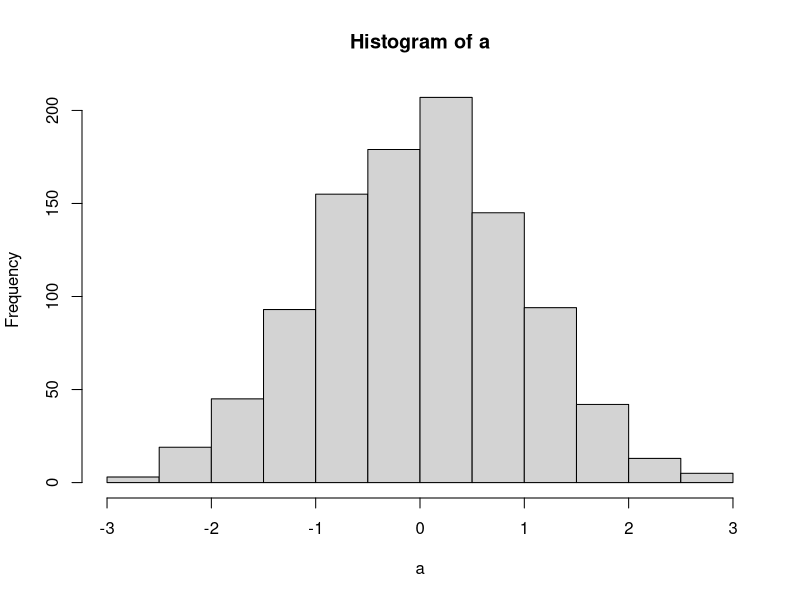
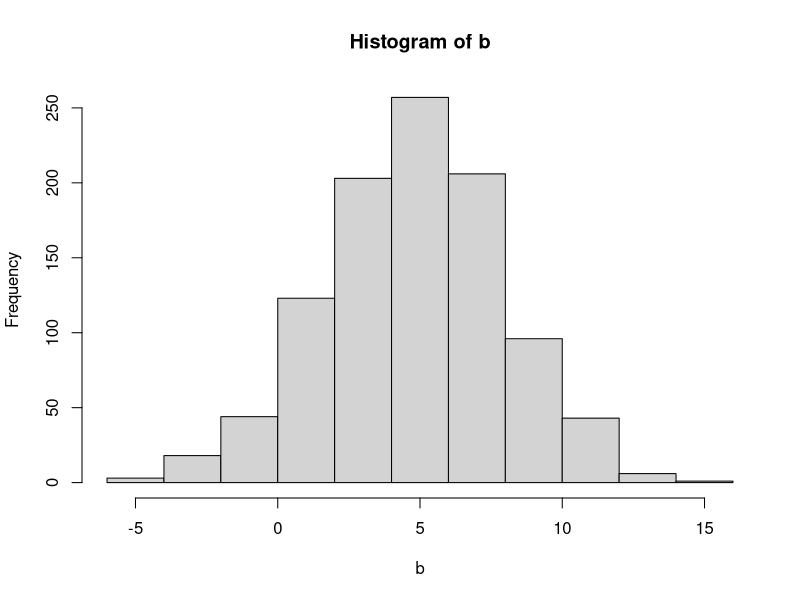
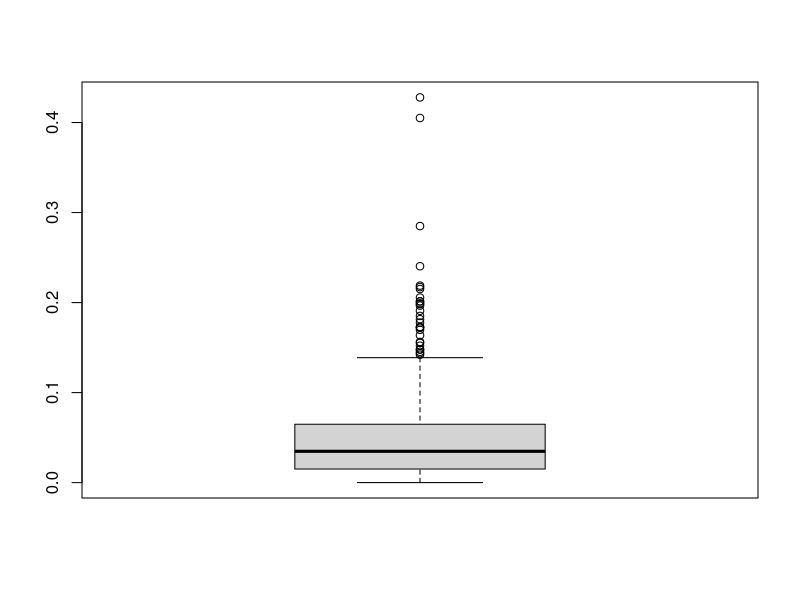

Reproduce these figures in R, in order.
#Pregunta 1
a<- rnorm (n=1000)
hist (a)
b<- rnorm (n=1000, mean = 5, sd= 3) 
hist (b)
#Pregunta 2
c<- rexp (n=500, rate=20)
mean(c)
#La media de la muestra es menor que el valor esperado de la distribución
quantile (0.33)
#
boxplot (c)
#En este grafico de cajas si existen valores extremos debido a que en el grafico se dibujan distintos puntos